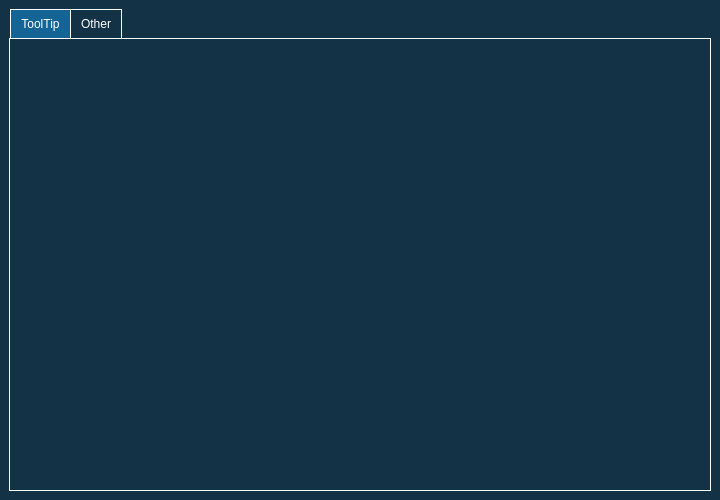
<?xml version="1.0" encoding="UTF-8"?>
<ui version="4.0">
 <class>MainWindow</class>
 <widget class="QMainWindow" name="MainWindow">
  <property name="geometry">
   <rect>
    <x>0</x>
    <y>0</y>
    <width>720</width>
    <height>500</height>
   </rect>
  </property>
  <property name="windowTitle">
   <string>QtWidgets Component</string>
  </property>
  <property name="styleSheet">
   <string notr="true">QWidget,
QLabel{
color:white;
background-color:rgb(20,50,70);
font:14px &quot;宋体&quot;;
}
/*TabWidget*/
QTabWidget{
/*给tabwidget设置etAttribute(Qt::WA_StyledBackground)*/
border:1px solid white;
background-color:rgb(20,50,70);
}
QTabWidget::tab-bar{
alignment:left;
left:1px;
}
QTabWidget::pane { 
/*background-color:rgb(20,50,70);*/
border:1px solid white;
} 
QTabBar{
/*只有有按钮的地方才是tabbar，空白处是tabwidget的*/
background-color:white;
}
QTabBar::tab{/*页签*/
min-height:28px;
padding:0 10px;
border:0;
margin:1px 1px 0 0;
background-color:rgb(20,50,70);
}
QTabBar::tab:first{
margin-left:1px;
}
QTabBar::tab:hover{
color:cyan;
}
QTabBar::tab:selected{
background-color:rgb(20, 100, 150);
}
QTabBar::tab:selected:hover{
}
/*选项过多时的。。。*/
QTabBar::tear{
}
QTabBar::scroller{
}</string>
  </property>
  <widget class="QWidget" name="centralwidget">
   <layout class="QVBoxLayout" name="verticalLayout">
    <item>
     <widget class="QTabWidget" name="tabWidget">
      <widget class="ToolTipDemo" name="tabTooltip">
       <attribute name="title">
        <string>ToolTip</string>
       </attribute>
      </widget>
      <widget class="QWidget" name="tabOther">
       <attribute name="title">
        <string>Other</string>
       </attribute>
      </widget>
     </widget>
    </item>
   </layout>
  </widget>
 </widget>
 <customwidgets>
  <customwidget>
   <class>ToolTipDemo</class>
   <extends>QWidget</extends>
   <header>ToolTipDemo.h</header>
   <container>1</container>
  </customwidget>
 </customwidgets>
 <resources/>
 <connections/>
</ui>
